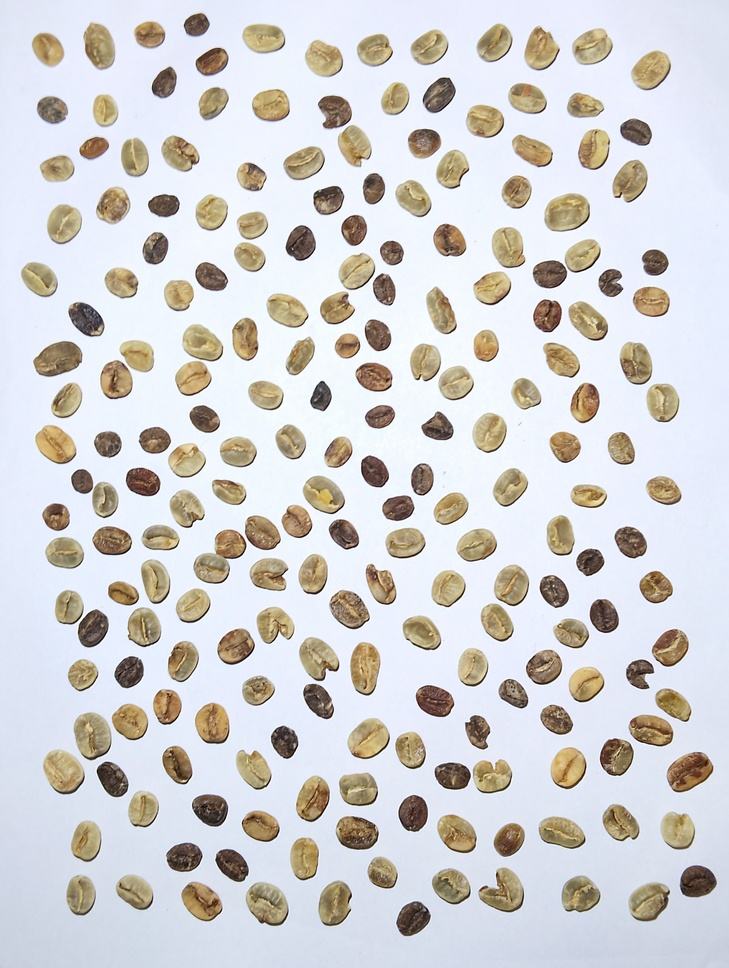
#> input picture Segment/input/1.jpg, 729 x 968 px, shrunk from 3072 x 4080 before the run; its folder holds only this picture in this run
$ python segment.py
#> lines starting #> are read from the running program, lines starting #| are printed output that depends on the picture; after the words box and inside, x2 and y2 are one past the last pixel; in counts of white or black regions, pixels touching at a corner belong together
import cv2
import numpy as np
import os
import json

# CẤU HÌNH
input_folder = "./input"
output_folder = "./output"
output_folder_2 = "./output_2"
json_output_path = "./bounding_boxes.json"
min_size = 60
max_size = 300
padding = 15


def get_next_index(output_folder):
    existing_files = [f for f in os.listdir(
        output_folder) if f.endswith(".png")]
    indices = [int(f.split(".")[0])
               for f in existing_files if f.split(".")[0].isdigit()]
    return max(indices, default=0) + 1


# CHUẨN BỊ
os.makedirs(output_folder, exist_ok=True)
os.makedirs(output_folder_2, exist_ok=True)

image_files = [f for f in os.listdir(
    input_folder) if f.lower().endswith((".png", ".jpg", ".jpeg"))]
if not image_files:
    print("❌ Không tìm thấy ảnh nào trong thư mục input.")
    exit()

all_data = {}
next_index = get_next_index(output_folder_2)

# XỬ LÝ ẢNH
for filename in image_files:
    input_path = os.path.join(input_folder, filename)
    output_path = os.path.join(output_folder, filename)
    image = cv2.imread(input_path)
#> image is the input picture: shape (968, 729, 3); mean B, G, R 209.4, 209, 210.2
    gray = cv2.cvtColor(image, cv2.COLOR_BGR2GRAY)
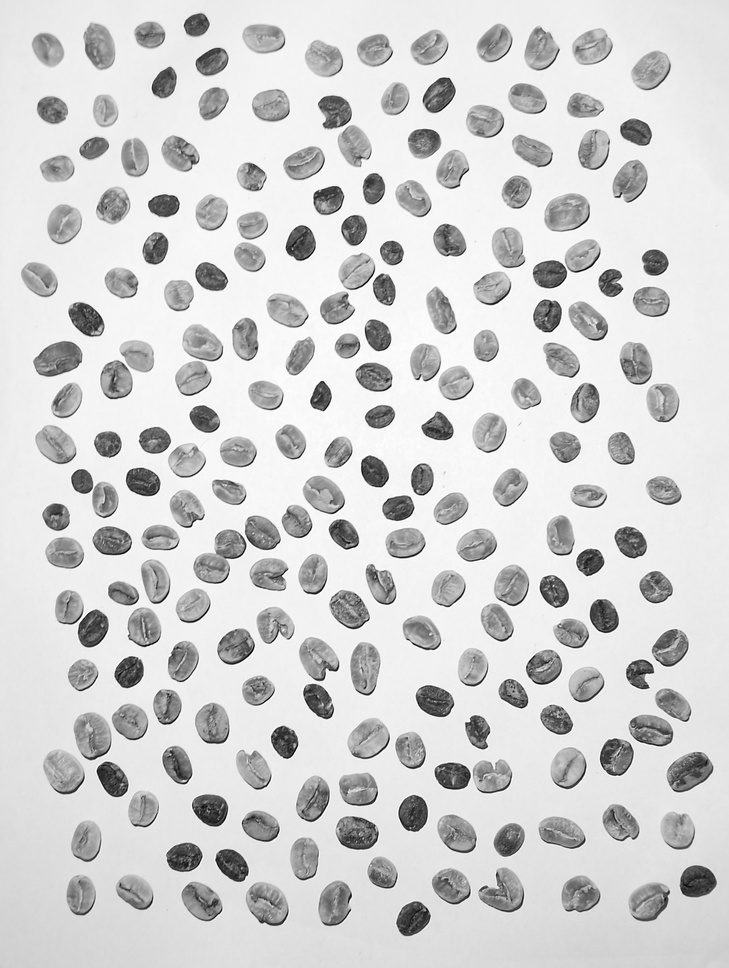
#> gray: shape (968, 729); min 2, max 255, mean 209.5
    filtered = cv2.bilateralFilter(gray, d=9, sigmaColor=75, sigmaSpace=75)
    _, thresh = cv2.threshold(
        filtered, 0, 255, cv2.THRESH_BINARY_INV + cv2.THRESH_OTSU)
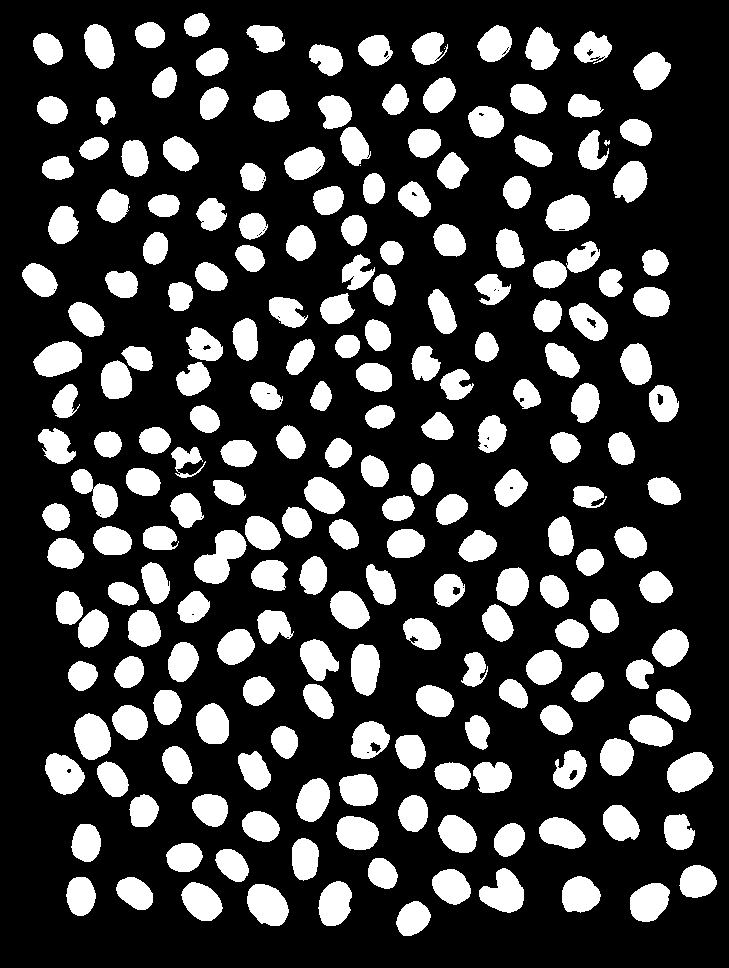
#> thresh: shape (968, 729); 24.3% white; 218 white regions (4 under 20 px), largest, box (x1, y1, x2, y2) and area: (194, 530, 247, 584) 1595, (667, 752, 714, 793) 1332, (247, 884, 289, 926) 1320
    thresh = cv2.dilate(thresh, np.ones((5, 5), np.uint8), iterations=2)
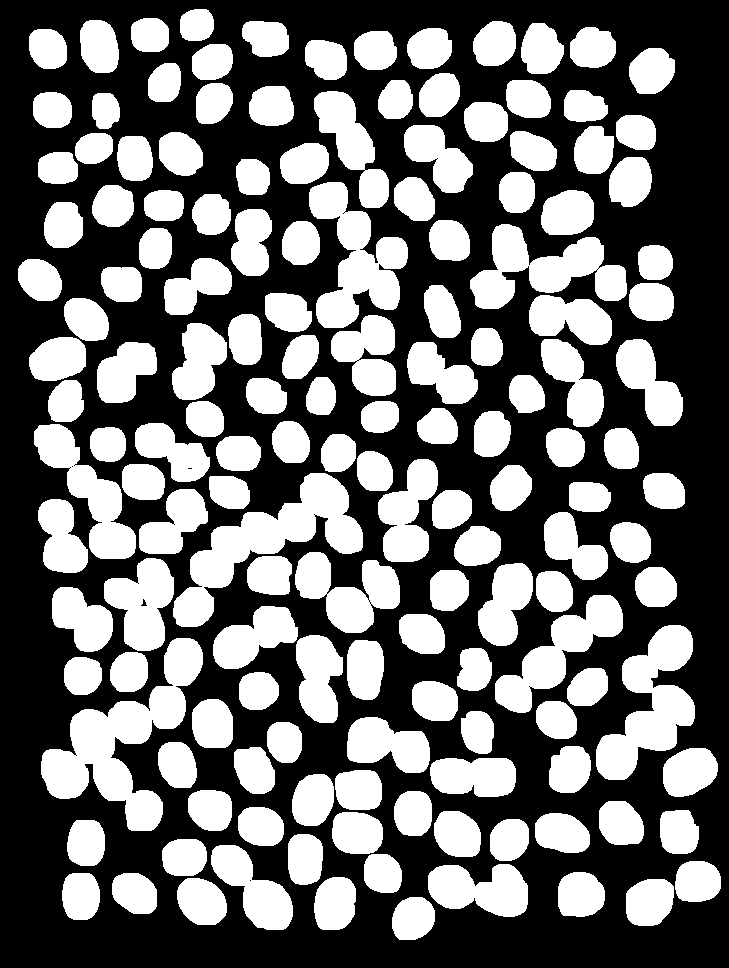
#> thresh: shape (968, 729); 42.4% white; 153 white regions

    contours, _ = cv2.findContours(
        thresh, cv2.RETR_EXTERNAL, cv2.CHAIN_APPROX_SIMPLE)
#> contours = 153 contours; largest, box (x1, y1, x2, y2) and area: (41, 638, 203, 831) 10627, (173, 473, 363, 627) 9062, (596, 625, 695, 780) 7142, (309, 182, 408, 328) 6660, (470, 224, 627, 309) 6136
    sorted_contours = sorted(contours, key=lambda c: (
        cv2.boundingRect(c)[1], cv2.boundingRect(c)[0]))
#> sorted_contours has the same summary as contours

    image_with_boxes = image.copy()
    coordinates = {}
    bean_count = 1
    filename_no_ext = os.path.splitext(filename)[0]

    for contour in sorted_contours:
        x, y, w, h = cv2.boundingRect(contour)
        if max_size ** 2 > w * h > min_size ** 2:
            x1, y1 = max(x - padding, 0), max(y - padding, 0)
            x2, y2 = min(x + w + padding,
                         image.shape[1]), min(y + h + padding, image.shape[0])

            # Vẽ và đánh số
            cv2.rectangle(image_with_boxes, (x1, y1), (x2, y2), (0, 255, 0), 2)
            cv2.putText(image_with_boxes, f"{bean_count}", (x1 + 5, y1 + 20),
                        cv2.FONT_HERSHEY_SIMPLEX, 0.7, (0, 0, 255), 2)

            # Cắt và lưu ảnh hạt
            bean = image[y1:y2, x1:x2]
            bean_filename = f"{int(filename_no_ext):03d}_{bean_count:03d}.jpg"
            cv2.imwrite(os.path.join(output_folder_2, bean_filename), bean)

            # Lưu trực tiếp với key đúng định dạng ảnh
            all_data[bean_filename] = {
                "coor": [int(x1), int(y1), int(x2), int(y2)],
                "label": []
            }

            bean_count += 1
#> this loop made 153 passes
#> (x, y, w, h, x1, y1, x2, y2) on passes 21, 26, 38, 47, 50, 56, 59, 60, 64, 65, 66, 67: (314, 91, 75, 117, 299, 76, 404, 223), (404, 125, 69, 68, 389, 110, 488, 208), (309, 182, 99, 146, 294, 167, 423, 343), (470, 224, 157, 85, 455, 209, 642, 324), (164, 258, 68, 57, 149, 243, 247, 330), (529, 295, 83, 50, 514, 280, 627, 360), (331, 315, 65, 81, 316, 300, 411, 411), (172, 323, 55, 77, 157, 308, 242, 415), (541, 339, 63, 88, 526, 324, 619, 442), (616, 339, 67, 87, 601, 324, 698, 441), (97, 342, 60, 61, 82, 327, 172, 418), (407, 342, 71, 62, 392, 327, 493, 419)
#> (x, y, w, h) on passes 1 to 6: (180, 9, 34, 32), (131, 18, 38, 34), (80, 20, 39, 53), (242, 21, 47, 36), (473, 21, 43, 45), (521, 23, 43, 51)
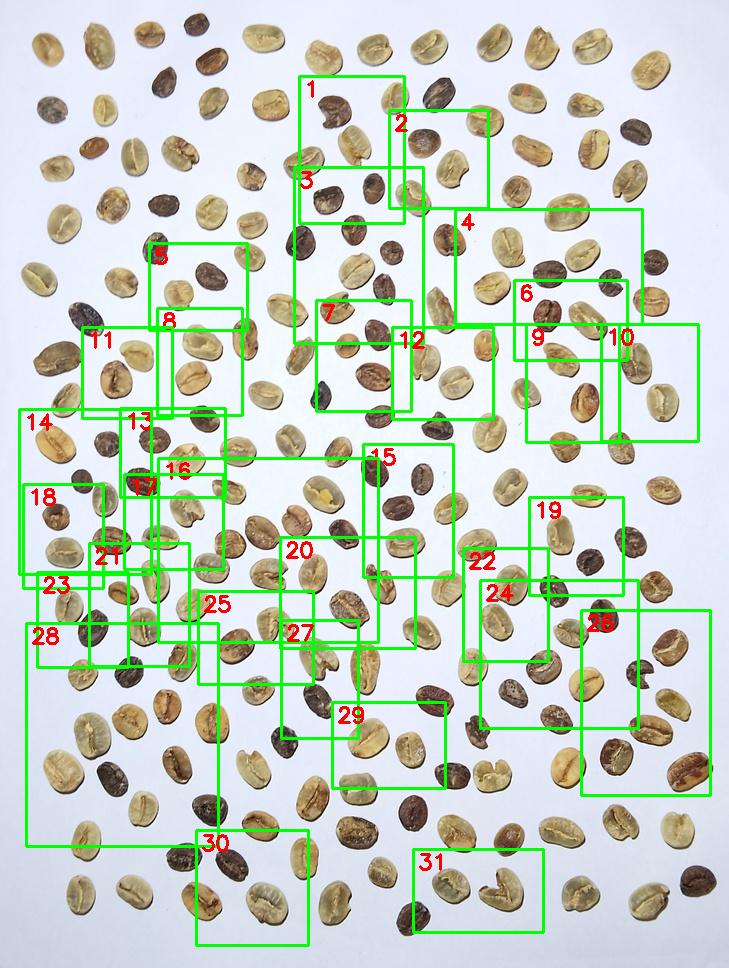
#> image_with_boxes: shape (968, 729, 3); 6.62% of pixels changed, all inside (x1, y1, x2, y2) = (18, 75, 712, 947)
#> after the loop, all_data = 31 items; bean_count = 32

    # Lưu ảnh có khung và dữ liệu JSON
    cv2.imwrite(output_path, image_with_boxes)
    all_data[filename] = coordinates

# GHI FILE JSON
with open(json_output_path, "w", encoding="utf-8") as f:
    json.dump(all_data, f, indent=4, ensure_ascii=False)

print(f"✅ Đã xử lý {len(image_files)} ảnh.")
print(f"🖼 Ảnh có khung: {output_folder}")
print(f"🌱 Ảnh từng hạt: {output_folder_2}")
#| 🌱 Ảnh từng hạt: ./output_2
print(f"📄 Tọa độ lưu tại: {json_output_path}")

$ run again, on Segment/input/2.jpg
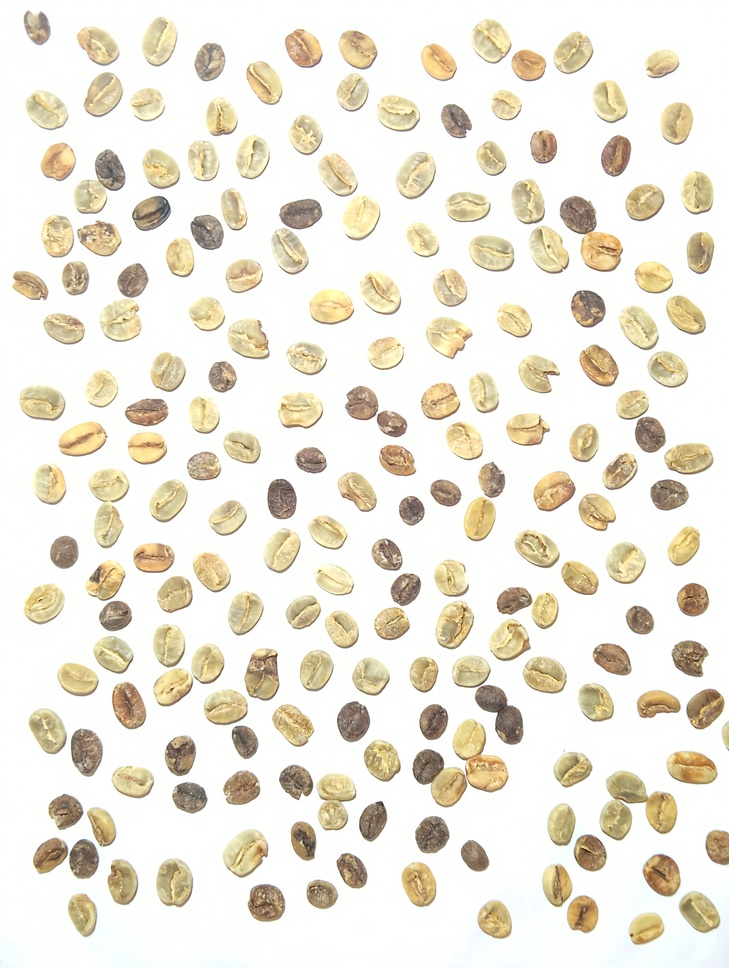
#> input picture Segment/input/2.jpg, 729 x 968 px, shrunk from 3072 x 4080 before the run
#> image is the input picture: shape (968, 729, 3); mean B, G, R 218.7, 231.8, 237.4
#> `thresh = cv2.dilate(thresh, np.ones((5, 5), np.uint8), iterations=2)`:
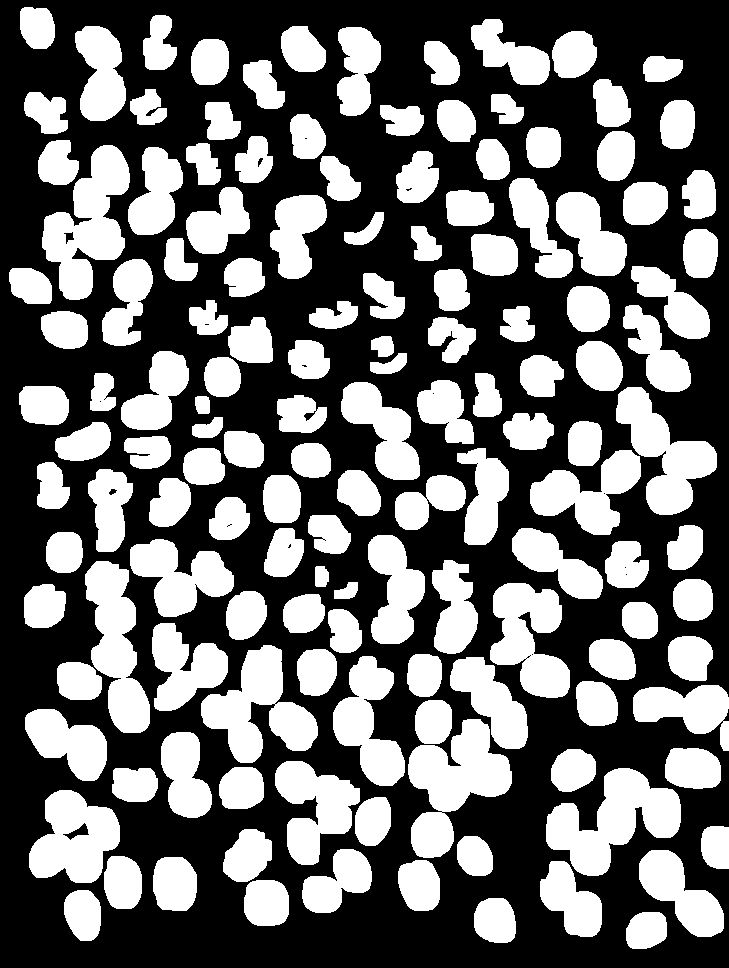
#> thresh: shape (968, 729); 41.5% white; 143 white regions
#> contours = 143 contours; largest, box (x1, y1, x2, y2) and area: (408, 719, 512, 858) 7212, (546, 768, 681, 876) 7098, (42, 145, 130, 300) 6886, (201, 645, 318, 763) 6394, (85, 561, 150, 733) 6010
#> sorted_contours has the same summary as contours
#> the loop `for contour in sorted_contours:` made 143 passes
#> (x, y, w, h, x1, y1, x2, y2) on passes 3, 4, 6, 27, 28, 32, 34, 36: (471, 19, 79, 66, 456, 4, 565, 100), (75, 26, 51, 95, 60, 11, 141, 136), (337, 27, 44, 89, 322, 12, 396, 131), (42, 145, 88, 155, 27, 130, 145, 315), (128, 147, 55, 88, 113, 132, 198, 250), (509, 178, 64, 100, 494, 163, 588, 293), (186, 187, 64, 67, 171, 172, 265, 269), (556, 192, 71, 84, 541, 177, 642, 291)
#> after the loop `for contour in sorted_contours:`:
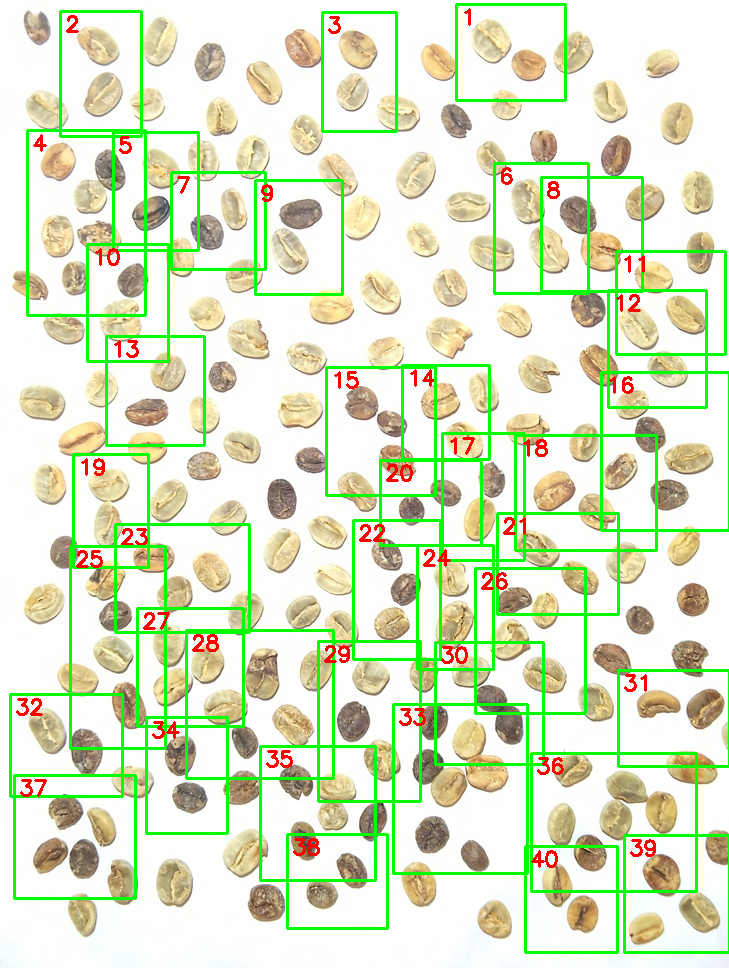
#> image_with_boxes: shape (968, 729, 3); 8.36% of pixels changed, all inside (x1, y1, x2, y2) = (9, 3, 729, 954)
#> after the loop `for contour in sorted_contours:`: all_data = 40 items; bean_count = 41
#| 🌱 Ảnh từng hạt: ./output_2
